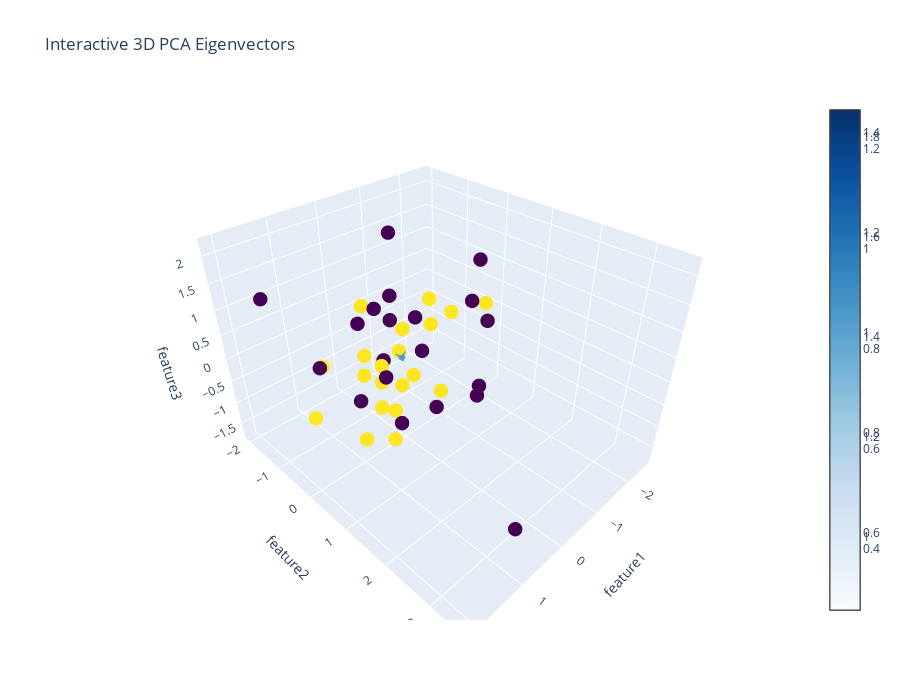

Source (notebook cell):
### Code cell
import plotly.graph_objects as go
import numpy as np

# Covariance matrix & eigenvectors
cov_matrix = np.cov([df['feature1'], df['feature2'], df['feature3']])
eigen_values, eigen_vectors = np.linalg.eig(cov_matrix)

fig = go.Figure()

# Data points
fig.add_trace(go.Scatter3d(
    x=df['feature1'], y=df['feature2'], z=df['feature3'],
    mode='markers',
    marker=dict(size=5, color=df['target'], colorscale='Viridis'),
    name='Data Points'
))

# Eigenvector arrows
origin = [df['feature1'].mean(), df['feature2'].mean(), df['feature3'].mean()]

for i in range(3):
    fig.add_trace(go.Cone(
        x=[origin[0]],
        y=[origin[1]],
        z=[origin[2]],
        u=[eigen_vectors[0, i] * eigen_values[i]],
        v=[eigen_vectors[1, i] * eigen_values[i]],
        w=[eigen_vectors[2, i] * eigen_values[i]],
        sizemode="absolute",
        sizeref=0.2,
        colorscale="Blues",
        name=f"Eigenvector {i+1}"
    ))

fig.update_layout(
    width=900, height=700,
    scene=dict(
        xaxis_title="feature1",
        yaxis_title="feature2",
        zaxis_title="feature3"
    ),
    title="Interactive 3D PCA Eigenvectors"
)

fig.show()

### Figure 1 — Plotly figure (JSON) as saved in the notebook; plotly's stock layout.template omitted (floating-point values rounded to 4 significant figures)
{"data": [{"marker": {"color": [1, 1, 1, 1, 1, 1, 1, 1, 1, 1, 1, 1, 1, 1, 1, 1, 1, 1, 1, 1, 0, 0, 0, 0, 0, 0, 0, 0, 0, 0, 0, 0, 0, 0, 0, 0, 0, 0, 0, 0], "colorscale": [[0, "#440154"], [0.1111, "#482878"], [0.2222, "#3e4989"], [0.3333, "#31688e"], [0.4444, "#26828e"], [0.5556, "#1f9e89"], [0.6667, "#35b779"], [0.7778, "#6ece58"], [0.8889, "#b5de2b"], [1, "#fde725"]], "size": 5}, "mode": "markers", "name": "Data Points", "type": "scatter3d", "x": [0.204, 0.4504, -0.7008, 1.171, -0.09748, -1.263, -1.987, 0.535, -0.1685, 0.729, 0.8585, 1.342, -2.571, -0.3991, -0.01146, -0.4191, -0.7474, -0.213, -0.6694, -1.247, 0.7146, 0.2608, 1.087, 0.5042, 0.2756, -0.125, 0.4069, 1.38, -0.2004, 0.8671, 0.8783, 1.566, -1.012, 2.09, -0.2245, 0.6999, -1.595, -1.278, -1.048, -0.04273], "y": [-0.4152, 0.2299, -1.526, -0.7715, -0.3822, -0.01819, -1.336, 0.07385, -1.349, -0.2741, -0.002939, -0.9627, -0.2996, -0.427, -0.04693, 0.5537, -0.9667, 0.04901, -1.998, -0.5939, -0.2619, 0.05408, 3.557, 0.9326, 2.035, 0.3877, -0.0237, 1.394, -0.4509, 0.9358, 0.6099, -0.2199, 0.955, -0.7576, -1.011, -0.3895, 0.1966, 0.6401, 1.055, 0.8235], "z": [-1.27, -1.511, -1.749, 0.002171, -1.504, 0.4054, -0.7643, 0.127, -0.7067, -1.662, 0.0538, -1.184, -0.05404, 0.2358, -0.6496, -0.6696, -0.6934, -0.4713, -0.04268, 0.4613, 0.9107, 1.386, -0.6577, 1.459, 0.4423, 0.2769, 0.1348, 1.991, 2.183, -0.4264, 0.3496, 0.461, -0.662, 1.731, 0.4913, -0.8169, 0.5941, 1.701, 0.7745, -0.6776]}, {"colorscale": [[0, "rgb(247,251,255)"], [0.125, "rgb(222,235,247)"], [0.25, "rgb(198,219,239)"], [0.375, "rgb(158,202,225)"], [0.5, "rgb(107,174,214)"], [0.625, "rgb(66,146,198)"], [0.75, "rgb(33,113,181)"], [0.875, "rgb(8,81,156)"], [1, "rgb(8,48,107)"]], "name": "Eigenvector 1", "sizemode": "absolute", "sizeref": 0.2, "type": "cone", "u": [-0.7293], "v": [-0.8881], "w": [-0.7154], "x": [1.332e-16], "y": [4.441e-17], "z": [-2.22e-17]}, {"colorscale": [[0, "rgb(247,251,255)"], [0.125, "rgb(222,235,247)"], [0.25, "rgb(198,219,239)"], [0.375, "rgb(158,202,225)"], [0.5, "rgb(107,174,214)"], [0.625, "rgb(66,146,198)"], [0.75, "rgb(33,113,181)"], [0.875, "rgb(8,81,156)"], [1, "rgb(8,48,107)"]], "name": "Eigenvector 2", "sizemode": "absolute", "sizeref": 0.2, "type": "cone", "u": [-0.6559], "v": [-0.01], "w": [0.681], "x": [1.332e-16], "y": [4.441e-17], "z": [-2.22e-17]}, {"colorscale": [[0, "rgb(247,251,255)"], [0.125, "rgb(222,235,247)"], [0.25, "rgb(198,219,239)"], [0.375, "rgb(158,202,225)"], [0.5, "rgb(107,174,214)"], [0.625, "rgb(66,146,198)"], [0.75, "rgb(33,113,181)"], [0.875, "rgb(8,81,156)"], [1, "rgb(8,48,107)"]], "name": "Eigenvector 3", "sizemode": "absolute", "sizeref": 0.2, "type": "cone", "u": [0.3719], "v": [-0.5869], "w": [0.3495], "x": [1.332e-16], "y": [4.441e-17], "z": [-2.22e-17]}], "layout": {"height": 700, "scene": {"xaxis": {"title": {"text": "feature1"}}, "yaxis": {"title": {"text": "feature2"}}, "zaxis": {"title": {"text": "feature3"}}}, "title": {"text": "Interactive 3D PCA Eigenvectors"}, "width": 900}}
